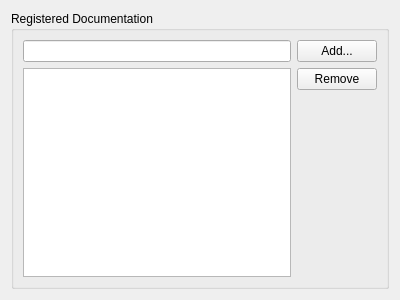
<?xml version="1.0" encoding="UTF-8"?>
<ui version="4.0">
 <class>Help::Internal::DocSettingsPage</class>
 <widget class="QWidget" name="Help::Internal::DocSettingsPage">
  <property name="geometry">
   <rect>
	<x>0</x>
	<y>0</y>
	<width>400</width>
	<height>300</height>
   </rect>
  </property>
  <property name="toolTip">
   <string>Add and remove compressed help files, .qch.</string>
  </property>
  <layout class="QVBoxLayout" name="verticalLayout">
   <item>
	<widget class="QGroupBox" name="groupBox">
	 <property name="title">
	  <string>Registered Documentation</string>
	 </property>
	 <layout class="QHBoxLayout" name="horizontalLayout">
	  <item>
	   <layout class="QVBoxLayout" name="verticalLayout_2">
		<item>
		 <widget class="Utils::LineEdit" name="filterLineEdit"/>
		</item>
		<item>
		 <widget class="QListView" name="docsListView">
		  <property name="selectionMode">
		   <enum>QAbstractItemView::ExtendedSelection</enum>
		  </property>
		  <property name="uniformItemSizes">
		   <bool>true</bool>
		  </property>
		 </widget>
		</item>
	   </layout>
	  </item>
	  <item>
	   <layout class="QVBoxLayout" name="_4">
		<item>
		 <widget class="QPushButton" name="addButton">
		  <property name="text">
		   <string>Add...</string>
		  </property>
		 </widget>
		</item>
		<item>
		 <widget class="QPushButton" name="removeButton">
		  <property name="text">
		   <string>Remove</string>
		  </property>
		 </widget>
		</item>
		<item>
		 <spacer>
		  <property name="orientation">
		   <enum>Qt::Vertical</enum>
		  </property>
		  <property name="sizeHint" stdset="0">
		   <size>
			<width>20</width>
			<height>40</height>
		   </size>
		  </property>
		 </spacer>
		</item>
	   </layout>
	  </item>
	 </layout>
	</widget>
   </item>
  </layout>
 </widget>
 <customwidgets>
  <customwidget>
   <class>Utils::LineEdit</class>
   <extends>QLineEdit</extends>
   <header location="global">utils/lineedit.h</header>
  </customwidget>
 </customwidgets>
 <resources/>
 <connections/>
</ui>
